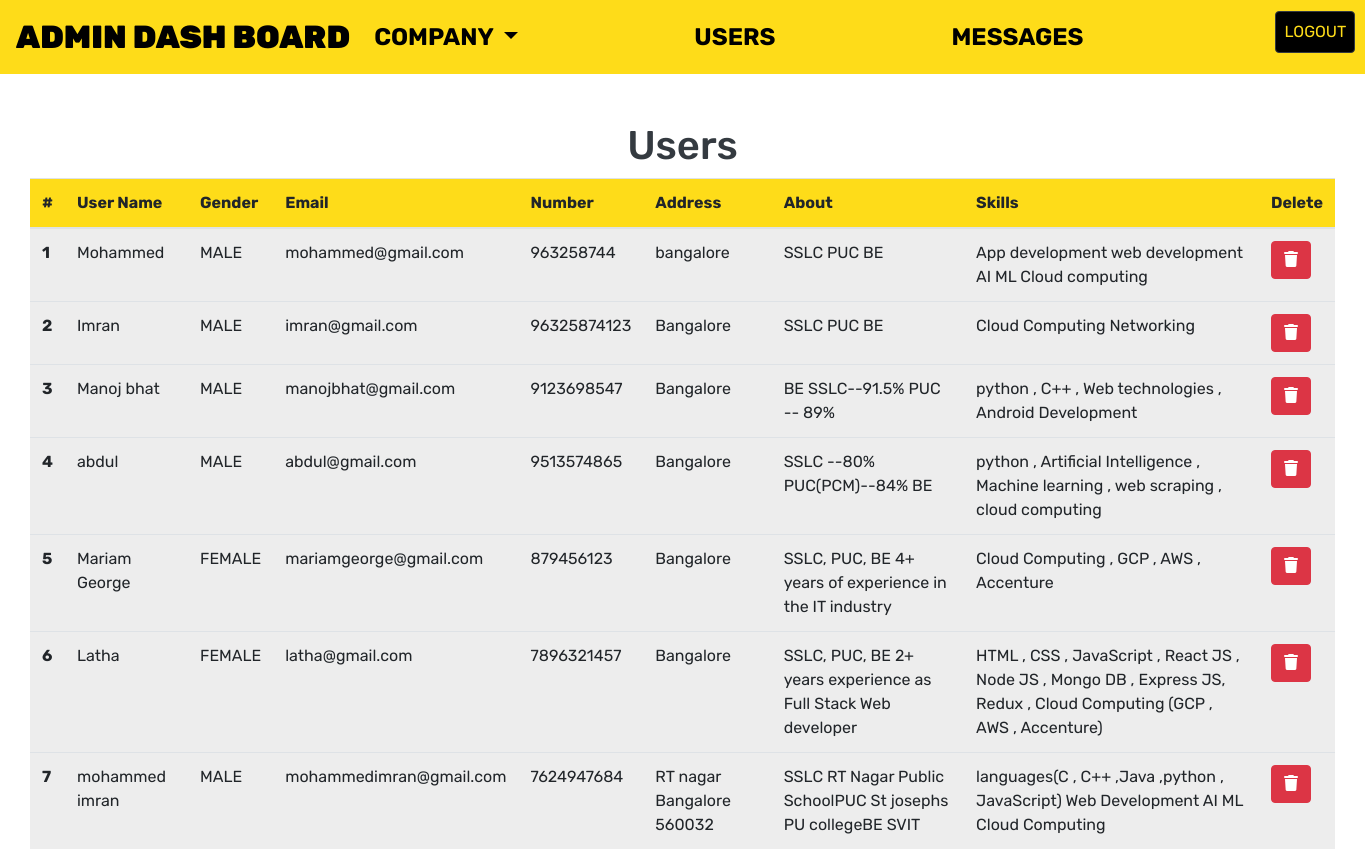
/admin/user_admin.php (signed in), run on the app's committed database.
### tables this page shows
CREATE TABLE `user_db` (
  `user_id` int(11) NOT NULL,
  `user_name` varchar(255) NOT NULL,
  `user_gender` varchar(255) NOT NULL,
  `user_email` varchar(255) NOT NULL,
  `user_number` varchar(255) NOT NULL,
  `user_address` varchar(255) NOT NULL,
  `user_about` varchar(255) NOT NULL,
  `user_skills` varchar(255) NOT NULL,
  `user_resume` varchar(255) NOT NULL,
  `user_password` varchar(255) NOT NULL,
  `datetime` datetime NOT NULL DEFAULT current_timestamp()
);

### admin/user_admin.php (the view, shortened to what this page needs)
<!DOCTYPE html>
<html lang="en">
<head>
    <link rel="stylesheet" href="https://cdn.jsdelivr.net/npm/bootstrap@4.5.3/dist/css/bootstrap.min.css"
>
        <link rel="stylesheet" href="/jobalert.in/user/style.css">
</head>
<body>
    <?php
include '_dbconnect.php';
?>
    <?php
include("_admin_navbar.php");
?>
<div class="container-fluid mt-4 pt-4">
<div class="container-fluid">
<table class="table table-responsive-sm  table-responsive-md ">
  <thead class="thead">
  <h1 class="text-dark text-center"> Users</h1>
    <tr>
      <th scope="col">#</th>
      <th scope="col">User Name</th>
      <th scope="col">Gender</th>
      <th scope="col">Email</th>
      <th scope="col">Number</th>
      <th scope="col">Address</th>
      <th scope="col">About</th>
      <th scope="col">Skills</th>
      <th scope="col">Delete</th>
    </tr>
  </thead>
  <tbody>
  <?php
$sql = "SELECT * FROM `user_db`";
$result = mysqli_query($conn ,$sql);
$count=0;
while($row = mysqli_fetch_assoc($result)){
    $user_id=$row['user_id'];
    $user_name=$row['user_name'];
    $user_gender=$row['user_gender'];
    $user_email=$row['user_email'];
    $user_number=$row['user_number'];
    $user_address=$row['user_address'];
    $user_about=$row['user_about'];
    $user_skills=$row['user_skills'];
    $count++;
    echo'<tr>
      <th scope="row">'.$count.'</th>
      <td>'.$user_name.'</td>
      <td>'.$user_gender.'</td>
      <td>'.$user_email.'</td>
      <td>'.$user_number.'</td>
      <td>'.$user_address.'</td>
      <td>'.$user_about.'</td>
      <td>'.$user_skills.'</td>
     <td><a class="btn btn-danger"  href="user_admin_delete.php?user_id='.$user_id.'"><i class="fas fa-trash"></i></a></td>
    </tr>';}
    ?>
  </tbody>
</table>
    </div>
</div>
</body>
</html>

### user/style.css (style rules this page uses)
* { margin: 0; padding: 0; box-sizing: border-box; }
body { font-family: 'Rubik', sans-serif !important; }
.table { background-color: #ededed; }
.thead { background-color: #fedc19 !important; }

### data on the page
user_db: user_name "Mohammed", user_gender "MALE", user_email "mohammed@gmail.com", user_number "963258744", user_address "bangalore", user_about "SSLC PUC BE", user_skills "App development web development AI ML Cloud computing"
user_db: user_name "Imran", user_gender "MALE", user_email "imran@gmail.com", user_number "96325874123", user_address "Bangalore", user_about "SSLC PUC BE", user_skills "Cloud Computing Networking"
user_db: user_name "Manoj bhat", user_gender "MALE", user_email "manojbhat@gmail.com", user_number "9123698547", user_address "Bangalore", user_about "BE SSLC--91.5% PUC -- 89%", user_skills "python , C++ , Web technologies , Android Development"
user_db: user_name "abdul", user_gender "MALE", user_email "abdul@gmail.com", user_number "9513574865", user_address "Bangalore", user_about "SSLC --80% PUC(PCM)--84% BE", user_skills "python , Artificial Intelligence , Machine learning , web scraping , cloud computing"
user_db: user_name "Mariam George", user_gender "FEMALE", user_email "mariamgeorge@gmail.com", user_number "879456123", user_address "Bangalore", user_about "SSLC, PUC, BE 4+ years of experience in the IT industry", user_skills "Cloud Computing , GCP , AWS , Accenture"
user_db: user_name "Latha", user_gender "FEMALE", user_email "latha@gmail.com", user_number "7896321457", user_address "Bangalore", user_about "SSLC, PUC, BE 2+ years experience as Full Stack Web developer", user_skills "HTML , CSS , JavaScript , React JS , Node JS , Mongo DB , Express JS, Redux , Cloud Computing (GCP , AWS , Accenture)"
user_db: user_name "mohammed imran", user_gender "MALE", user_email "mohammedimran@gmail.com", user_number "7624947684", user_address "RT nagar Bangalore 560032", user_about "SSLC RT Nagar Public SchoolPUC St josephs PU collegeBE SVIT", user_skills "languages(C , C++ ,Java ,python , JavaScript) Web Development AI ML Cloud Computing"
